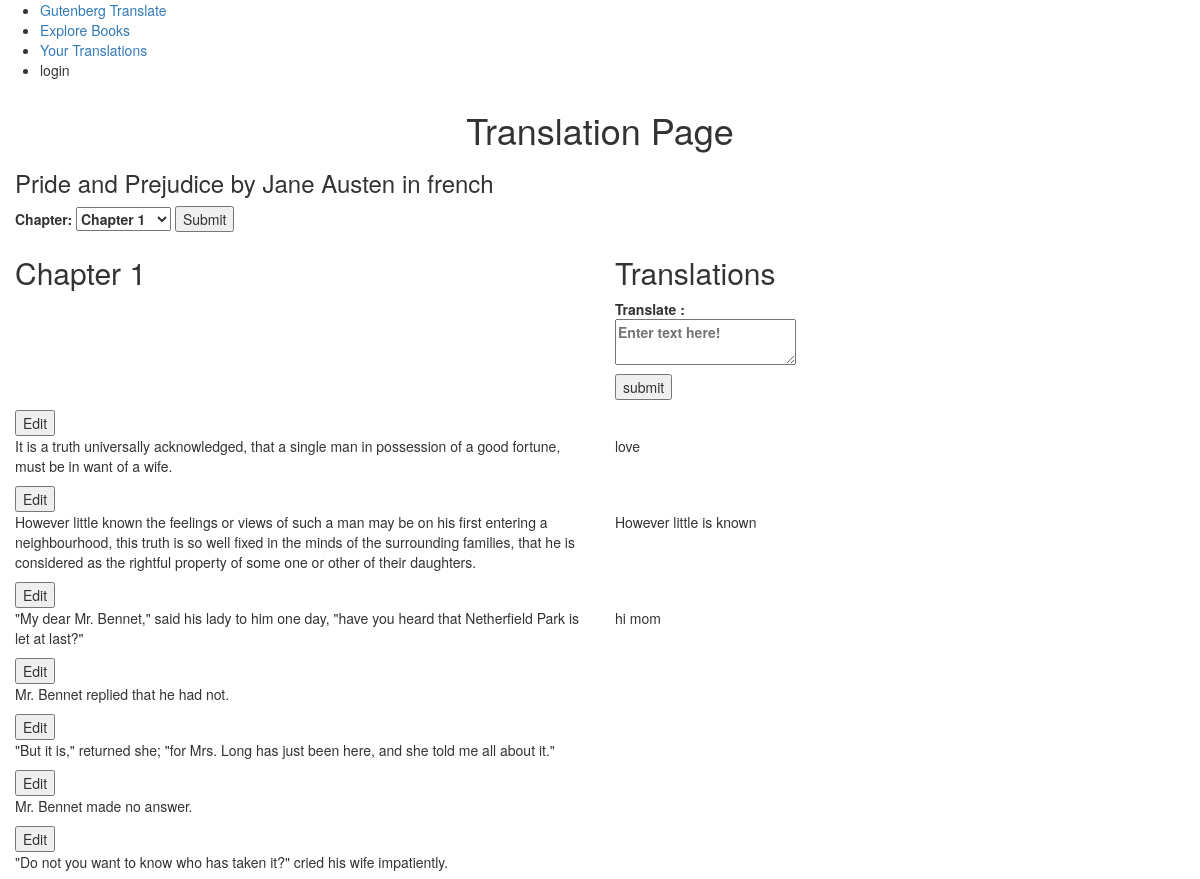
Before: /translate/1/render (upper part) with the older database file.
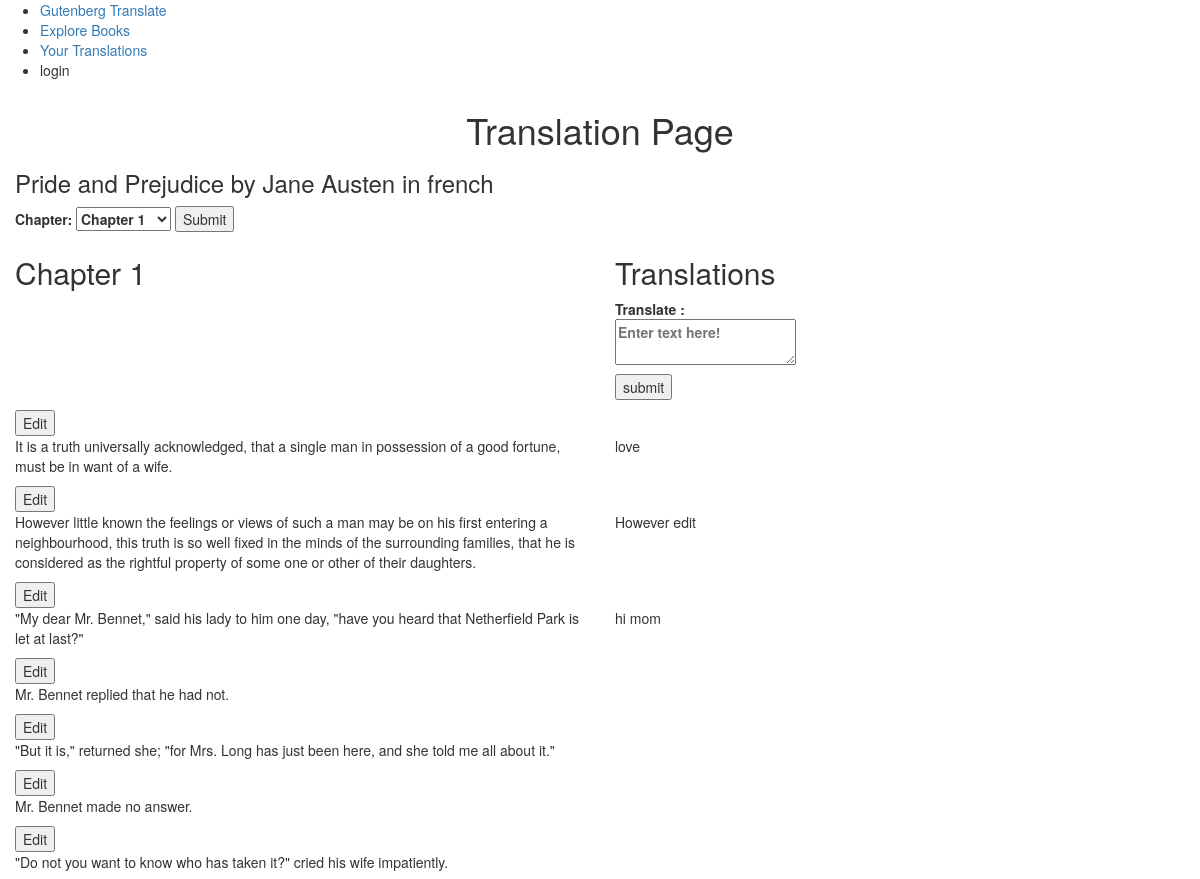
After: the same page with the newer database file.
### model.py (models this page shows, shortened)
class Book(db.Model):
    __tablename__ = "books"
    book_id = db.Column(db.Integer, primary_key=True, autoincrement=True)
    name = db.Column(db.String(50), nullable=False)
    author = db.Column(db.String(45))
    reviews = db.Column(db.String())
    rating = db.Column(db.Integer)
    cover = db.Column(db.String())
    genre_name = db.Column(db.String(10))
    gutenberg_extraction_num = db.Column(db.String(10))
    isbn = db.Column(db.String(10))
    chapters = db.relationship("Chapter", backref="book")
    groups = db.relationship("Group", backref=db.backref("books"),
        secondary="bookgroups")

class BookGroup(db.Model):
    __tablename__ = "bookgroups"
    bookgroup_id = db.Column(db.Integer, primary_key=True, autoincrement=True)
    language = db.Column(db.String(15))
    group_id = db.Column(db.Integer, db.ForeignKey("groups.group_id"))
    book_id = db.Column(db.Integer, db.ForeignKey("books.book_id"))
    translations = db.relationship("Translation", backref="bookgroups")
    group = db.relationship("Group", backref=db.backref("bookgroups"))

class Paragraph(db.Model):
    __tablename__ = "paragraphs"
    paragraph_id = db.Column(db.Integer, primary_key=True, autoincrement=True)
    untranslated_paragraph = db.Column(db.String())
    chapter_id = db.Column(db.Integer, db.ForeignKey("chapters.chapter_id"))
    translations = db.relationship("Translation", backref="paragraph")

class Translation(db.Model):
    __tablename__ = "translations"
    translation_id = db.Column(db.Integer, primary_key=True, autoincrement=True)
    translated_paragraph = db.Column(db.String())
    paragraph_id = db.Column(db.Integer, db.ForeignKey("paragraphs.paragraph_id")) #fk
    bookgroup_id = db.Column(db.Integer, db.ForeignKey("bookgroups.bookgroup_id"))

### server.py (the view)
@app.route("/translate/<int:bookgroup_id>/render", methods=["GET"])
def display_translation_page(bookgroup_id):
    bookgroup_obj = BookGroup.query.get(bookgroup_id)
    bookgroup_id = bookgroup_obj.bookgroup_id
    bookgroup_language = bookgroup_obj.language
    bookgroup_groupid = bookgroup_obj.group_id
    bookgroup_bookid = bookgroup_obj.book_id
    chosen_chapter = request.args.get("chapter_selection")
    if chosen_chapter:
        chosen_chapter = int(chosen_chapter)
    book_obj = Book.query.get(bookgroup_bookid)
    chapter_obj_list = book_obj.chapters
    number_of_chapters = len(chapter_obj_list)
    if chosen_chapter:
        paragraph_obj_list = chapter_obj_list[chosen_chapter].paragraphs
        translated_paragraphs_list = find_trans_paragraphs(
                paragraph_obj_list, bookgroup_id)
    else:
        paragraph_obj_list = chapter_obj_list[1].paragraphs
        translated_paragraphs_list = find_trans_paragraphs(
                paragraph_obj_list, bookgroup_id)
    return render_template("translation_page.html",
        number_of_chapters = number_of_chapters,
        display_chapter = paragraph_obj_list, chapter_chosen=chosen_chapter,
        display_translations=translated_paragraphs_list, book_id=bookgroup_bookid,
        language=bookgroup_language, book_obj=book_obj, group_id=bookgroup_groupid,
        bookgroup_id=bookgroup_id)

### server.py (called while the page is built)
def find_trans_paragraphs(paragraph_obj_list, bookgroup_id):
    paragraph_ids = [p.paragraph_id for p in paragraph_obj_list]
    translated_paragraphs = Translation.query.filter(
        Translation.bookgroup_id == bookgroup_id,
        Translation.paragraph_id.in_(paragraph_ids)
        ).all()
    return translated_paragraphs

### templates/translation_page.html (shortened to what this page needs)
{% extends 'base.html' %}
{% block body %}
    <h1>Translation Page</h1>
    <div id="user_controls">
        <h3>{{ book_obj.name }} by {{ book_obj.author }} in {{ language }}</h3>
        <form action="/translate/{{ bookgroup_id }}/render" method="GET">
            <label>Chapter:
                <select name="chapter_selection">
                    {% for chapter_number in range(1, number_of_chapters) %}
                    {% if chapter_number == chapter_chosen %}
                    <option value="{{ chapter_number|string() }}" selected="selected">Chapter {{ chapter_number }}</option>
                    {% else %}
                    <option value="{{ chapter_number|string() }}">Chapter {{ chapter_number }}</option>
                    {% endif %}
                    {% endfor %}
                </select>
            </label>
            <input id="chosen_chap_submit" type="submit">
        </form>
    </div>
    <div class="book-info">
        <div class="row">
            <div class="col-xs-6 col-sm-6 col-md-6 col-lg-6">
                {% if chapter_chosen %}
                <h2>Chapter {{ chapter_chosen }}</h2>
                {% else %}
                <h2>Chapter 1</h2>
                {% endif %}
            </div>
            <div class="col-xs-6 col-sm-6 col-md-6 col-lg-6">
                <h2>Translations</h2>
            </div>
        </div>
    </div>
    <div id="wrapper">
        <form name="text_form" method="POST" action="/save_text"
            id="translate_textarea" data-bookgroupid = "{{ bookgroup_id }}"
            class="col-xs-6 col-sm-6 col-md-6 col-lg-6 col-xs-offset-6 col-md-offset-6 col-lg-offset-6">
            <label>Translate :<br>
                <textarea name="translated_text" id="text_form_ta"
                placeholder="Enter text here!" required></textarea>
            </label><br>
            <input type="button" value="submit" id="submit_bttn">
        </form>
        {%  for paragraph in display_chapter %}
        <div class="book_rendering row">
            <div class="untranslated col-xs-6 col-sm-6 col-md-6 col-lg-6">
                <div class="a_chapter_and_bttn {{ paragraph.paragraph_id }}">
                    <p>{{ paragraph.untranslated_paragraph }}</p>
                    <button class="edit_text" data-paragraphid="{{ paragraph.paragraph_id }}"> Edit
                    </button>
                </div>
            </div>
            <div class="trans_para col-xs-6 col-sm-6 col-md-6 col-lg-6" id="{{ paragraph.paragraph_id }}">
                {% if display_translations %}
                    {% for existing_translation in display_translations %}
                        {% if existing_translation.paragraph_id == paragraph.paragraph_id %}
                            <p>{{ existing_translation.translated_paragraph }}</p>
                        {% endif %}
                    {% endfor %}
                {% endif %}
            </div>
        </div>
        {% endfor %}
    </div>
{% endblock %}

### templates/base.html (shortened to what this page needs)
<!DOCTYPE html>
<html>
<head>
    <link rel="stylesheet" type="text/css" href="/static/css/style.css">
    <link rel="stylesheet" href="http://maxcdn.bootstrapcdn.com/bootstrap/3.2.0/css/bootstrap.min.css">
</head>
<body>
    <nav>
        <ul>
            <li><a href="/">Gutenberg Translate</a></li>
            <li><a href="/explore">Explore Books</a></li>
            <li><a href="/profile">Your Translations</a></li>
            {% if session.get('login') %}
            <li><a href="#"> {{ session['login'][0] }} </a></li>
            {% else %}
            <li>login</li>
            {%endif%}
        </ul>
    </nav>
     <div class="container-fluid">
        {% block body %}
        {% endblock %}
    </div>
</body>
</html>

### static/css/style.css (style rules this page uses)
h1 { text-align: center }
#translate_textarea { z-index: 9999; }

Changed rows visible on the page:
changed Translation: translated_paragraph "However little is known" → "However edit"
